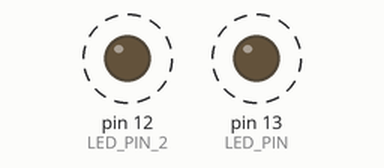
Simulated run of this sketch. Board: Arduino Uno, built with avr-gcc and run on an emulated ATmega328P. On the bench: output pins drawn as LEDs (lit = HIGH). Dashed ring = blinking.

Above: at 0.2 s.
Timing chart, 0 to 3.0 s (numbered marks = the images above):
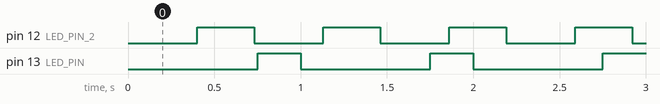

Measured:
- by itself, pin 12 (LED_PIN_2): alternates HIGH for 0.33 s and LOW for 0.40 s
- by itself, pin 13 (LED_PIN): alternates HIGH for 0.25 s and LOW for 0.75 s

The sketch:

E.ino
```cpp
// These variables store the flash pattern
// and the current state of the LED

#define LED_PIN 13
// second LED
#define LED_PIN_2 12

int ledState = LOW;             // ledState used to set the LED
unsigned long startTime; // variable to hold when we started the timer.
unsigned long timePassed; // variable to hold the value for
//how much time has passed since timer started

/* for 1st LED */
int onTime = 250;           // milliseconds of on-time interval
int offTime = 750;          // milliseconds of off-time interval

/* for 2nd LED */

unsigned long startTime_2; // variable to hold when we started the timer.
unsigned long  timePassed_2; // variable to hold the value for
//how much time has passed since timer started


int ledState_2 = LOW;             // ledState used to set the LED
int onTime_2 = 330;           // milliseconds of on-time
int offTime_2 = 400;          // milliseconds of off-time


void setup()
{
  pinMode(LED_PIN, OUTPUT);
  pinMode(LED_PIN_2, OUTPUT);
  // initialize the startTime variable
  startTime = millis();
  startTime_2 = millis();
}

void loop()
{
  // calculate the new timePassed Var
  timePassed = millis() - startTime;

   timePassed_2 = millis() - startTime_2;

  if ((ledState == HIGH) && (timePassed >= onTime))
  {
    ledState = LOW;  // Turn it off
    startTime = millis();
    timePassed = 0;
    digitalWrite(LED_PIN, ledState);  // Update the actual LED
  }
  else if ((ledState == LOW) && (timePassed >= offTime))
  {
    ledState = HIGH;  // turn it on
    startTime = millis();
    timePassed = 0;
    digitalWrite(LED_PIN, ledState);    // Update the actual LED
  }

// for 2ND LED
   if ((ledState_2 == HIGH) && (timePassed_2 >= onTime_2))
  {
    ledState_2 = LOW;  // Turn it off
    startTime_2 = millis();
    timePassed_2 = 0;
    digitalWrite(LED_PIN_2, ledState_2);  // Update the actual LED
  }
  else if ((ledState_2 == LOW) && (timePassed_2 >= offTime_2))
  {
    ledState_2 = HIGH;  // turn it on
    startTime_2 = millis();
    timePassed_2 = 0;
    digitalWrite(LED_PIN_2, ledState_2);    // Update the actual LED
  }
}
```
